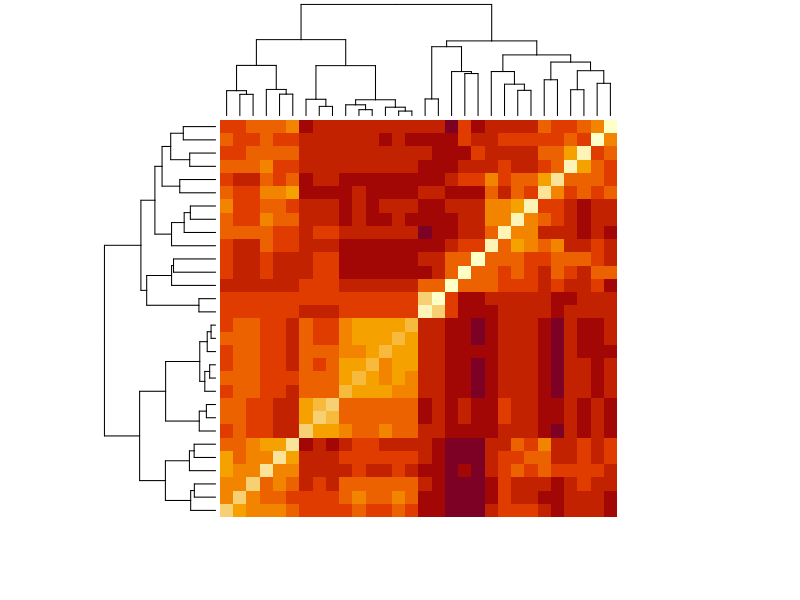
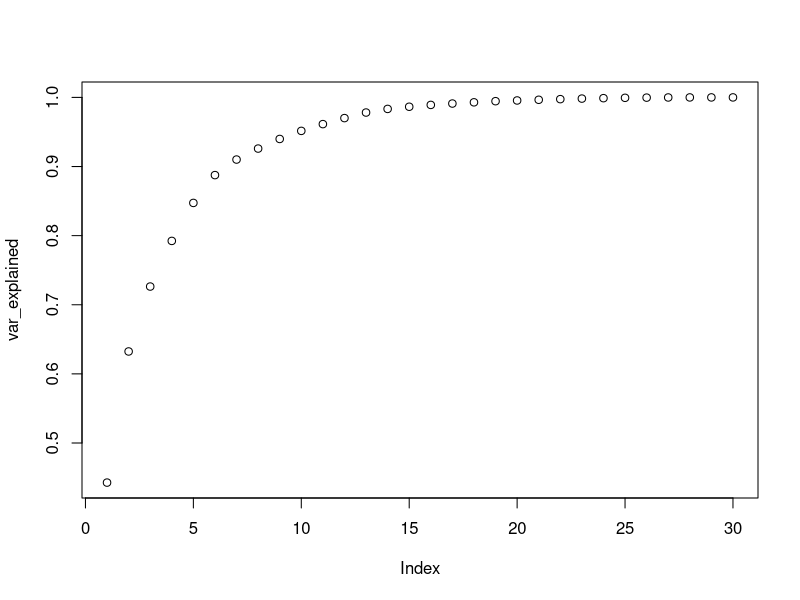
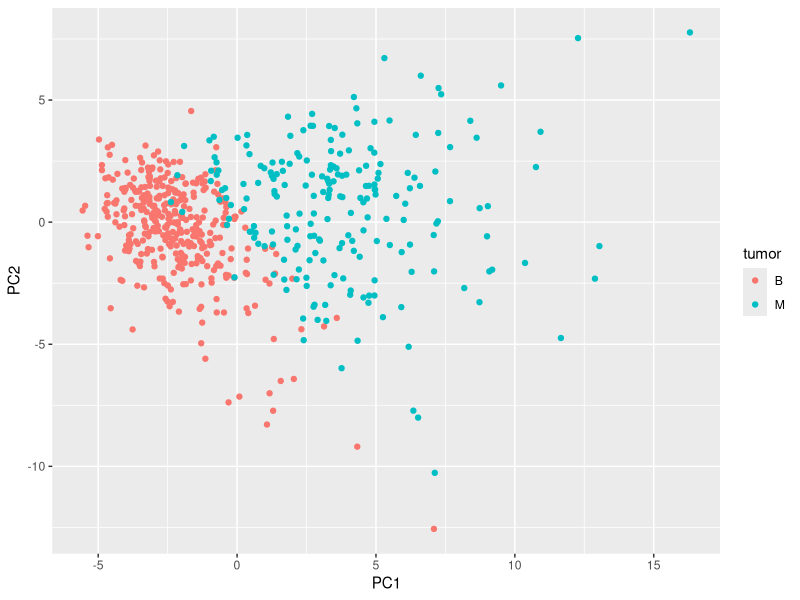
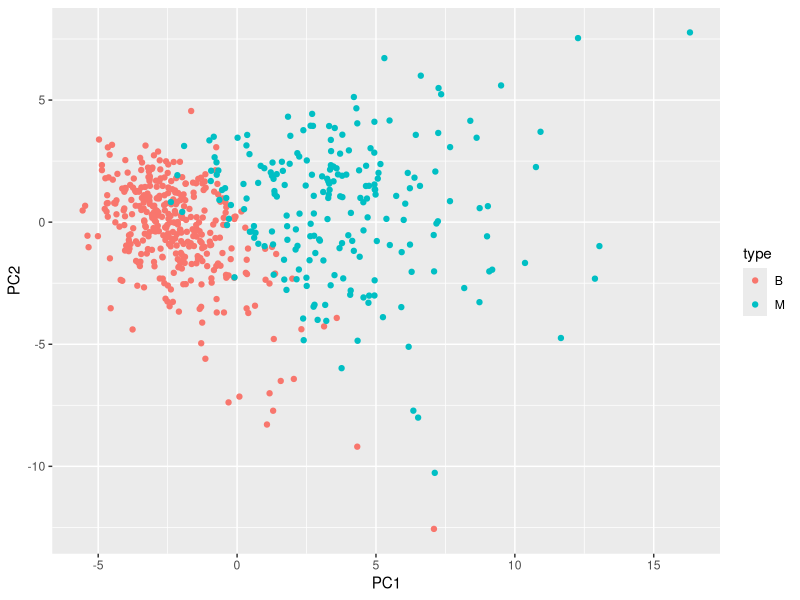
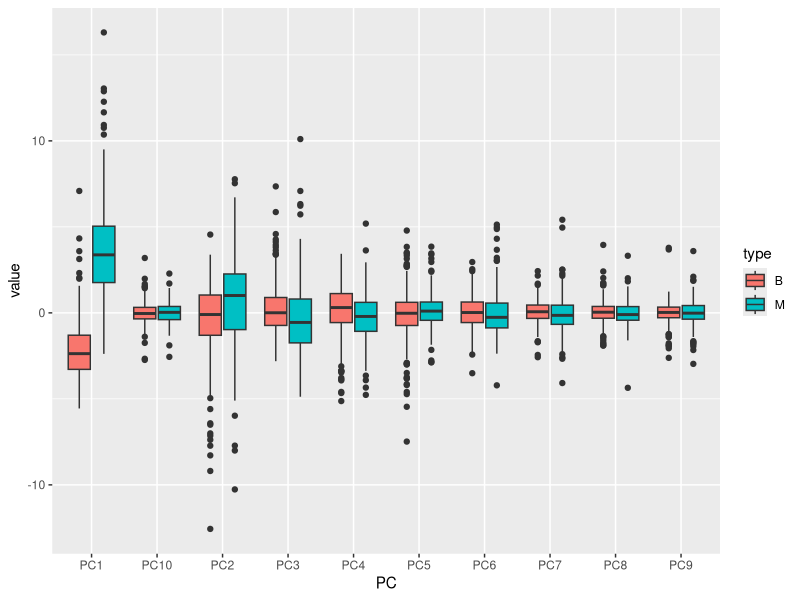

The R source for these figures, in order:
# config
options(digits = 3)
library(matrixStats)
library(tidyverse)
library(caret)
library(dslabs)
data(brca)

# q1 - data set questions
    # q1a - how many samples and predictors
    dim(brca$x)
    
    # q1b - proportion of malignant samples
    mean(ifelse(brca$y == "M", 1, 0))
    mean(brca$y == "M")

    # q1c - which column number has the highest mean
    which.max(colMeans(brca$x))
    
    # q1d - which column number has the lowest sd
    which.min(colSds(brca$x))

# q2 - sweep twice to scale each column
x_centered <- sweep(brca$x, 2, colMeans(brca$x))
x_scaled <- sweep(x_centered, 2, colSds(brca$x), FUN='/')
    
    # q2a - what is the sd of the first column
    sd(x_scaled[,1])
    
    # q2b - what is the median of the first column
    median(x_scaled[,1])
  
# q3 - calculate the distance between all samples using the scaled matrix
d <- as.matrix(dist(x_scaled))

    # q3a - what is the average distance between the first sample and benign samples
    ind <- which(brca$y=="B")    
    mean((d)[1,ind])

    # q3b - what is the average distance between the first sample and malignant samples
    ind <- which(brca$y=="M")
    mean((d)[1,ind])
    
# q4 - make a heatmap of the relationship between features using the scaled matrix
d_features <- dist(t(x_scaled))
heatmap(as.matrix(d_features), labRow = NA, labCol = NA)

# q5 - perform heirarchical clustering, cut the tree into 5
    # q5a - which predictor is in its own group
    h <- hclust(d_features)
    groups <- cutree(h, k = 5)
    split(names(groups), groups)

# q6 - perform principal component analysis
pcs <- prcomp(x_scaled)
var_explained <- cumsum(pcs$sdev^2/sum(pcs$sdev^2))
plot(var_explained)

    # q6a - what proportion of variance is explained by the first component
    var_explained[1]
    
    # q6b - how many PCs required to explain 90%
    var_explained[1:7] # first greater than 0.9 is the answer
    
# q7 - plot the first two PCs, with color representing tumor
PC1 <- pcs$x[,1]
PC2 <- pcs$x[,2]
tumor <- brca$y

qplot(PC1, PC2, col=tumor)

    # EDX CORRECT ANSWER
    data.frame(pcs$x[,1:2], type = brca$y) %>%
      ggplot(aes(PC1, PC2, color = type)) +
      geom_point()

# q8 - make a boxplot of the first 10 pcs, grouped by tumor type
    # q8a - which PCs dont overlap IQRs for tumor type
    data.frame(pcs$x[,1:10], type = brca$y) %>%
      gather(key = "PC", value = "value", -type) %>%
      ggplot(aes(PC, value, fill = type)) +
      geom_boxplot()
